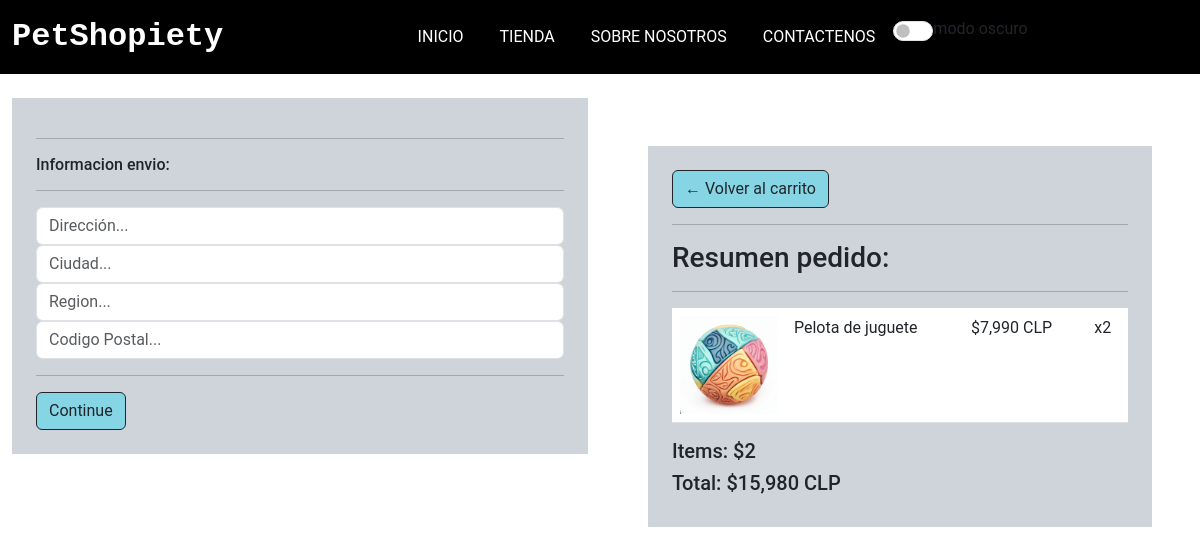
Page /checkout (signed in) on the committed database.
### apps/PetShopiety/models.py (models this page shows, shortened)
class ItemsOrden(models.Model):
    producto = models.ForeignKey(
        Producto, on_delete=models.SET_NULL, blank=True, null=True)
    orden = models.ForeignKey(
        Orden, on_delete=models.SET_NULL, blank=True, null=True)
    cantidad = models.IntegerField(default=0, null=True, blank=True)
    fecha_agregada = models.DateTimeField(auto_now=True)
    @property
    def obtener_total(self):
        total = self.producto.precio * self.cantidad
        return total

class Producto(models.Model):
    sku = models.IntegerField(primary_key=True)
    nombre = models.CharField(max_length=50)
    stock = models.IntegerField()
    precio = models.IntegerField()
    descripcion = models.CharField(max_length=200)
    id_cat = models.ForeignKey(Categoria, on_delete=models.CASCADE)
    img_url = models.ImageField(upload_to='imagenesProducto')

class Orden(models.Model):
    comprador = models.ForeignKey(
        Comprador, on_delete=models.SET_NULL, blank=True, null=True)
    fecha_orden = models.DateTimeField(auto_now_add=True)
    completado = models.BooleanField(max_length=200, null=True)
    id_transaccion = models.CharField(max_length=200, null=True)
    @property
    def shipping(self):
        shipping = True
        return shipping
    @property
    def obtener_total_carrito(self):
        itemsorden = self.itemsorden_set.all()
        total = sum([item.obtener_total for item in itemsorden])
        return total
    @property
    def obtener_total_items(self):
        itemsorden = self.itemsorden_set.all()
        total = sum([item.cantidad for item in itemsorden])
        return total

### apps/PetShopiety/views.py (the view)
# urls.py: path('checkout', views.cargarCheckOut),
@csrf_exempt
def cargarCheckOut(request):
    if request.user.is_authenticated:
        comprador = request.user.comprador
        orden, created = Orden.objects.get_or_create(
            comprador=comprador, completado=False)
        items = orden.itemsorden_set.all()
        cartItems = orden.obtener_total_items
    else:
        items = []
        orden = {"obtener_total_carrito": 0,
                 "obtener_total_items": 0, 'shipping': False}
        cartItems = orden['obtener_total_items']
    return render(request, "checkout.html", {"items": items, "orden": orden, 'cartItems:': cartItems})

### apps/PetShopiety/templates/checkout.html (shortened to what this page needs)
<!DOCTYPE html>
<html lang="en">
{%load static%}
{%load humanize%}
<head>
    <link href="https://cdn.jsdelivr.net/npm/bootstrap@5.3.0-alpha3/dist/css/bootstrap.min.css" rel="stylesheet"
 />
    <link rel="stylesheet" href="https://cdn.jsdelivr.net/npm/bootstrap-icons@1.10.5/font/bootstrap-icons.css">
    {%block head%}
    <link rel="stylesheet" href="{% static 'css/style.css' %}">
    {%endblock%}
</head>
<body class="">
    <nav class="navbar navbar-expand-lg bg-black mb-4">
        <div class="container-fluid">
            <a class="navbar-brand fw-bold" href"/" style="color: white;">PetShopiety</a>
            <div class="collapse navbar-collapse" id="navbarSupportedContent">
                <ul class="navbar-nav m-auto mb-2 mb-lg-0">
                    <li class="nav-item">
                        <a class="nav-link active" href="/" style="color: white;">Inicio</a>
                    </li>
                    <li class="nav-item">
                        <a class="nav-link" href="#" style="color: white;">Tienda</a>
                    </li>
                    <li class="nav-item">
                        <a class="nav-link" href="/#about" style="color: white;">Sobre nosotros</a>
                    </li>
                    <li class="nav-item">
                        <a class="nav-link" href="/#contact" style="color: white;">Contactenos</a>
                    </li>
                    <li>
                        <div class="form-check form-switch">
                            <input type="checkbox" class="form-check-input" id="checkbox" onclick="setDarkMode()">
                            <label class="form-check-label" for="checkbox">modo oscuro</label>
                        </div>
                    </li>
                </ul>
            </div>
        </div>
    </nav>
    <main class="py-md-0">
        <div class="container-fluid">
            <div class="row">
                <div class="col-lg-6 ">
                    <div class="container p-4 bg-dark-subtle border-2" id="form-wrapper">
                        <form id="form">
                            <div id="shipping-info">
                                <hr>
                                <h6>Informacion envio:</h6>
                                <hr>
                                <div class="form-field">
                                    <input class="form-control" type="text" name="direccion" placeholder="Dirección..."
                                        id="direccion">
                                </div>
                                <div class="form-field">
                                    <input class="form-control" type="text" name="ciudad" placeholder="Ciudad..."
                                        id="ciudad">
                                </div>
                                <div class="form-field">
                                    <input class="form-control" type="text" name="region" placeholder="Region..."
                                        id="region">
                                </div>
                                <div class="form-field">
                                    <input class="form-control" type="text" name="codigoPostal"
                                        placeholder="Codigo Postal..." id="codigoPostal">
                                </div>
                            </div>
                            <hr>
                            <input id="form-button" class="btn btn-outline-dark btn-block" type="submit"
                                value="Continue">
                        </form>
                    </div>
                </div>
                <div class="col-lg-6 p-5">
                    <div class="container p-4 bg-dark-subtle border-2">
                        <a class="btn btn-outline-dark" href="/carrito">&#x2190; Volver al carrito</a>
                        <hr>
                        <h3>Resumen pedido:</h3>
                        <hr>
                        <div class="table-responsive">
                            <table class="table">
                                {%for item in items %}
                                <tbody>
                                    <td class="w-25"><img class="w-100" src="{{item.producto.img_url.url}}"></td>
                                    <td>
                                        <p>{{item.producto.nombre}}</p>
                                    </td>
                                    <td>
                                        <p>${{item.producto.precio|intcomma}} CLP</p>
                                    </td>
                                    <td>
                                        <p>x{{item.cantidad}}</p>
                                    </td>
                                </tbody>
                                {%endfor%}
                            </table>
                        </div>
                        <h5>Items: ${{orden.obtener_total_items}}</h5>
                        <h5>Total: ${{orden.obtener_total_carrito|intcomma}} CLP</h5>
                    </div>
                </div>
            </div>
        </div>
    </main>
</body>
</html>

### apps/PetShopiety/static/css/style.css (style rules this page uses)
* { padding: 0; margin: 0; box-sizing: border-box; font-family: 'Roboto', sans-serif; box-sizing: border-box; }
.navbar-brand { font-size: 2rem; font-family: 'Source Code Pro', monospace; color: black; }
.nav-link { margin: 0 10px 0 10px; color: black; text-transform: uppercase; }
.btn { background-color: rgb(133, 213, 229); }
#checkbox { width: 40px; height: 20px; cursor: pointer; }

### rows in the picture
ItemsOrden: producto.img_url (picture), producto.nombre "Pelota de juguete", producto.precio "7,990", cantidad "2"
Orden: obtener_total_items "2", obtener_total_carrito "15,980"
